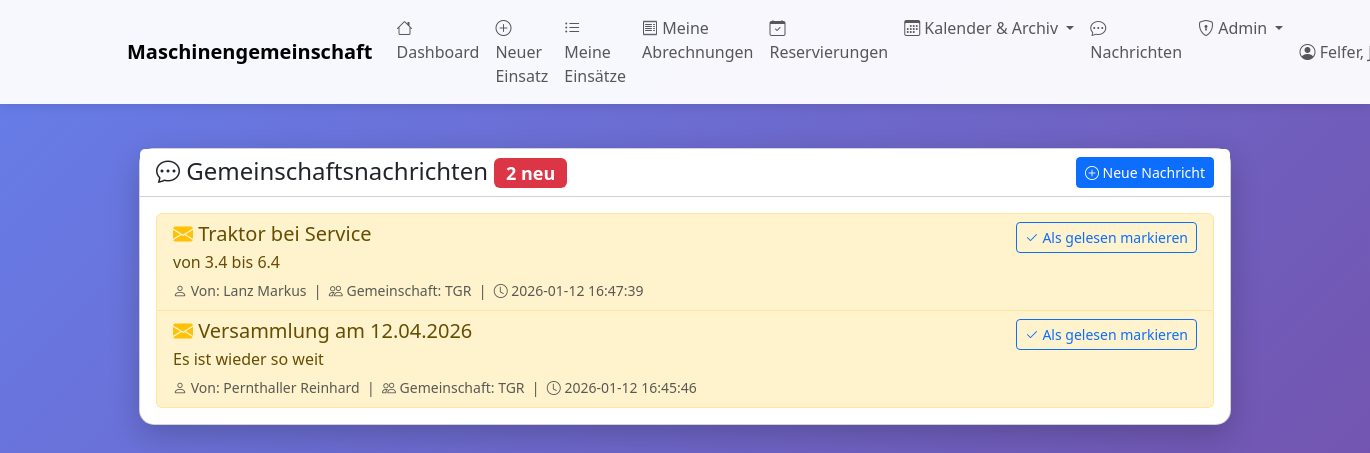
The page /nachrichten (signed in) on the database its author committed.
### tables this page shows
CREATE TABLE gemeinschafts_nachrichten (
            id INTEGER PRIMARY KEY AUTOINCREMENT,
            gemeinschaft_id INTEGER NOT NULL,
            absender_id INTEGER NOT NULL,
            betreff TEXT NOT NULL,
            nachricht TEXT NOT NULL,
            erstellt_am TEXT NOT NULL,
            FOREIGN KEY (gemeinschaft_id) REFERENCES gemeinschaften(id),
            FOREIGN KEY (absender_id) REFERENCES benutzer(id)
        );

### web_app.py (the view)
@app.route('/nachrichten')
@login_required
def nachrichten():
    with MaschinenDBContext(DB_PATH) as db:
        cursor = db.connection.cursor()
        cursor.execute("""
            SELECT DISTINCT n.*,
                   g.name as gemeinschaft_name,
                   b.name as absender_name, b.vorname as absender_vorname,
                   CASE WHEN ng.gelesen_am IS NOT NULL THEN 1 ELSE 0 END as gelesen
            FROM gemeinschafts_nachrichten n
            JOIN gemeinschaften g ON n.gemeinschaft_id = g.id
            JOIN benutzer b ON n.absender_id = b.id
            JOIN mitglied_gemeinschaft mg ON g.id = mg.gemeinschaft_id
            LEFT JOIN nachricht_gelesen ng ON n.id = ng.nachricht_id AND ng.benutzer_id = ?
            WHERE mg.mitglied_id = ?
            ORDER BY n.erstellt_am DESC
        """, (session['benutzer_id'], session['benutzer_id']))
        columns = [desc[0] for desc in cursor.description]
        nachrichten_list = [dict(zip(columns, row)) for row in cursor.fetchall()]
        ungelesen = sum(1 for n in nachrichten_list if not n['gelesen'])
    return render_template('nachrichten.html',
                         nachrichten=nachrichten_list,
                         ungelesen=ungelesen)

### database.py (called while the page is built)
    def connect(self):
        self.connection = sqlite3.connect(self.db_path)
        self.connection.row_factory = sqlite3.Row
        self.cursor = self.connection.cursor()

    def close(self):
        if self.connection:
            self.connection.close()

    def __enter__(self):
        self.connect()
        return self

    def __exit__(self, exc_type, exc_val, exc_tb):
        if exc_type is None:
            self.connection.commit()
        else:
            self.connection.rollback()
        self.close()
        return False

### web_app.py (called while the page is built)
def login_required(f):
    @wraps(f)
    def decorated_function(*args, **kwargs):
        if 'benutzer_id' not in session:
            flash('Bitte melden Sie sich an.', 'warning')
            return redirect(url_for('login'))
        return f(*args, **kwargs)
    return decorated_function

### templates/nachrichten.html (shortened to what this page needs)
{% extends "base.html" %}
{% block content %}
<div class="container mt-4">
    <div class="row">
        <div class="col-12">
            <div class="card">
                <div class="card-header bg-white d-flex justify-content-between align-items-center">
                    <h4 class="mb-0">
                        <i class="bi bi-chat-dots"></i> Gemeinschaftsnachrichten
                        {% if ungelesen > 0 %}
                        <span class="badge bg-danger">{{ ungelesen }} neu</span>
                        {% endif %}
                    </h4>
                    <a href="{{ url_for('nachricht_neu') }}" class="btn btn-primary btn-sm">
                        <i class="bi bi-plus-circle"></i> Neue Nachricht
                    </a>
                </div>
                <div class="card-body">
                    {% if nachrichten %}
                    <div class="list-group">
                        {% for nachricht in nachrichten %}
                        <div class="list-group-item {% if not nachricht.gelesen %}list-group-item-warning{% endif %}">
                            <div class="d-flex w-100 justify-content-between align-items-start">
                                <div class="flex-grow-1">
                                    <h5 class="mb-1">
                                        {% if not nachricht.gelesen %}
                                        <i class="bi bi-envelope-fill text-warning"></i>
                                        {% else %}
                                        <i class="bi bi-envelope-open text-muted"></i>
                                        {% endif %}
                                        {{ nachricht.betreff }}
                                    </h5>
                                    <p class="mb-1">{{ nachricht.nachricht }}</p>
                                    <small class="text-muted">
                                        <i class="bi bi-person"></i> Von: {{ nachricht.absender_name }} {{ nachricht.absender_vorname or '' }}
                                        &nbsp;|&nbsp;
                                        <i class="bi bi-people"></i> Gemeinschaft: {{ nachricht.gemeinschaft_name }}
                                        &nbsp;|&nbsp;
                                        <i class="bi bi-clock"></i> {{ nachricht.erstellt_am }}
                                    </small>
                                </div>
                                {% if not nachricht.gelesen %}
                                <div class="ms-3">
                                    <a href="{{ url_for('nachricht_lesen', nachricht_id=nachricht.id) }}"
                                       class="btn btn-sm btn-outline-primary">
                                        <i class="bi bi-check2"></i> Als gelesen markieren
                                    </a>
                                </div>
                                {% endif %}
                            </div>
                        </div>
                        {% endfor %}
                    </div>
                    {% endif %}
                </div>
            </div>
        </div>
    </div>
</div>
{% endblock %}

### templates/base.html (style rules this page uses)
body { min-height: 100vh; background: linear-gradient(135deg, #667eea 0%, #764ba2 100%); }
.card { border-radius: 15px; box-shadow: 0 10px 30px rgba(0,0,0,0.2); }

### rows shown on the page
gemeinschafts_nachrichten: betreff "Traktor bei Service", nachricht "von 3.4 bis 6.4", absender_name "Lanz", absender_vorname "Markus", gemeinschaft_name "TGR", erstellt_am "2026-01-12 16:47:39"
gemeinschafts_nachrichten: betreff "Versammlung am 12.04.2026", nachricht "Es ist wieder so weit", absender_name "Pernthaller", absender_vorname "Reinhard", gemeinschaft_name "TGR", erstellt_am "2026-01-12 16:45:46"

### other values the page prints
{{ session.get('benutzer_name') }} "Felfer,…"
{{ ungelesen }} "2"
